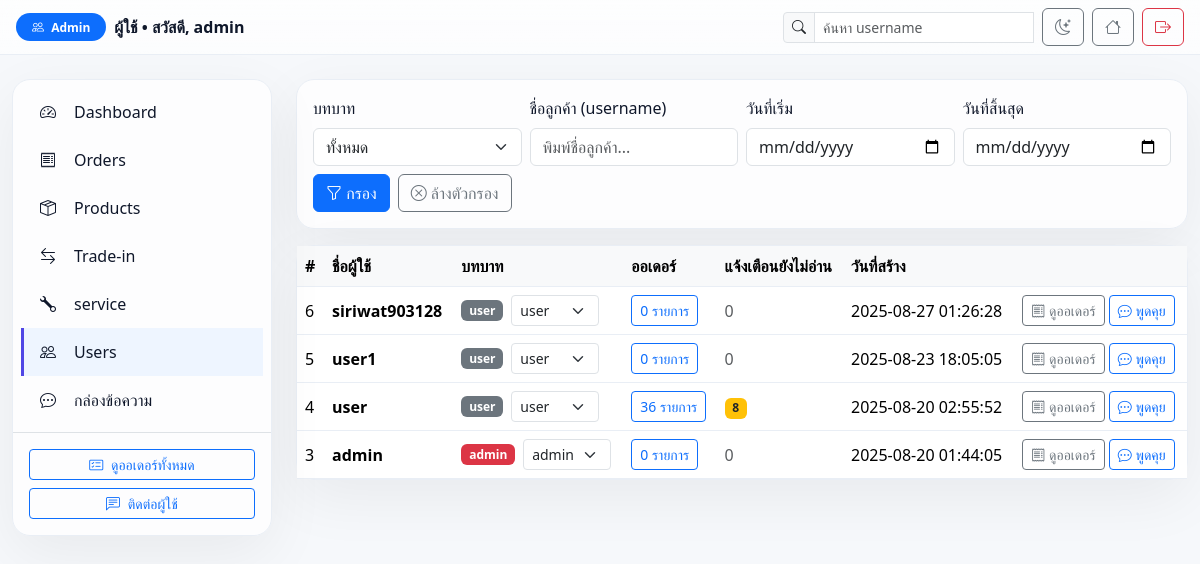
The page /Home/admin/users.php (signed in) on the database as committed earlier.
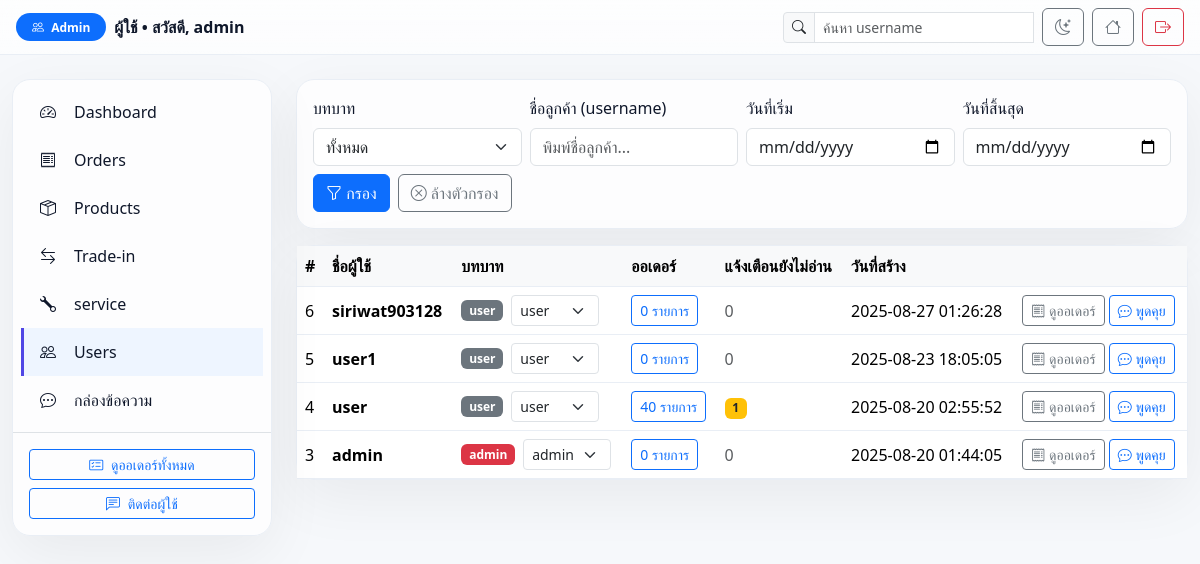
The same page on the database as committed later.
### tables this page shows
CREATE TABLE `users` (
  `id` bigint(20) UNSIGNED NOT NULL,
  `username` varchar(100) NOT NULL,
  `email` varchar(255) NOT NULL,
  `google_id` varchar(64) DEFAULT NULL,
  `provider` enum('local','google') NOT NULL DEFAULT 'local',
  `password_hash` varchar(255) DEFAULT NULL,
  `role` enum('user','admin') DEFAULT 'user',
  `phone` varchar(30) DEFAULT NULL,
  `address` text DEFAULT NULL,
  `profile_pic` varchar(255) DEFAULT NULL,
  `is_active` tinyint(1) NOT NULL DEFAULT 1,
  `created_at` timestamp NOT NULL DEFAULT current_timestamp(),
  `updated_at` timestamp NULL DEFAULT NULL ON UPDATE current_timestamp(),
  `full_name` varchar(150) DEFAULT NULL,
  `avatar` varchar(255) DEFAULT NULL,
  `address_line1` varchar(255) DEFAULT NULL,
  `address_line2` varchar(255) DEFAULT NULL,
  `district` varchar(120) DEFAULT NULL,
  `province` varchar(120) DEFAULT NULL,
  `postcode` varchar(12) DEFAULT NULL
);

### Home/admin/users.php (the view, shortened to what the changed rows need)
<?php
require __DIR__ . '/../includes/db.php';
function h($s){ return htmlspecialchars($s ?? '', ENT_QUOTES, 'UTF-8'); }
$per_page = 10;
$page     = max(1, (int)($_GET['page'] ?? 1));
$offset   = ($page - 1) * $per_page;
$sql = "
  SELECT
    u.id, u.username, u.role, u.created_at,
    (SELECT COUNT(*) FROM orders o WHERE o.user_id=u.id) AS orders_count,
    (SELECT COUNT(*) FROM notifications n WHERE n.user_id=u.id AND n.is_read=0) AS unread_notis
  FROM users u
  WHERE 1=1
";
$params=[]; $types='';
$sql .= " ORDER BY u.created_at DESC LIMIT ? OFFSET ? ";
$params[] = $per_page; $types .= 'i';
$params[] = $offset;   $types .= 'i';
$st = $conn->prepare($sql);
if ($params){ $st->bind_param($types, ...$params); }
$st->execute();
$users = $st->get_result()->fetch_all(MYSQLI_ASSOC);
?>
<!doctype html>
<html lang="th" data-theme="light">
<head>
  <link href="https://cdn.jsdelivr.net/npm/bootstrap@5.3.2/dist/css/bootstrap.min.css" rel="stylesheet">
  <link href="https://cdn.jsdelivr.net/npm/bootstrap-icons/font/bootstrap-icons.css" rel="stylesheet">
</head>
<body>
<div class="container-fluid my-4 app">
  <main class="d-flex flex-column gap-3">
    <div class="glass">
      <div class="table-responsive">
        <table class="table table-hover align-middle mb-0">
          <thead class="table-light">
            <tr>
              <th>#</th>
              <th>ชื่อผู้ใช้</th>
              <th>บทบาท</th>
              <th>ออเดอร์</th>
              <th>แจ้งเตือนยังไม่อ่าน</th>
              <th>วันที่สร้าง</th>
              <th></th>
            </tr>
          </thead>
          <tbody>
            <?php if(empty($users)): ?>
              <tr><td colspan="7" class="text-center text-muted py-4">ไม่พบผู้ใช้</td></tr>
            <?php else: foreach($users as $u):
              $badge = $u['role']==='admin' ? 'danger' : 'secondary';
            ?>
              <tr id="row-<?= (int)$u['id'] ?>">
                <td><?= (int)$u['id'] ?></td>
                <td class="fw-semibold"><?= h($u['username'] ?? ('UID '.$u['id'])) ?></td>
                <td>
                  <div class="d-flex align-items-center gap-2">
                    <span class="badge bg-<?= $badge ?>"><?= h($u['role']) ?></span>
                    <form method="post" class="d-inline">
                      <select name="role" class="form-select form-select-sm" onchange="this.form.submit()">
                        <option value="user"  <?= $u['role']==='user'?'selected':'' ?>>user</option>
                      </select>
                    </form>
                  </div>
                </td>
                <td>
                  <a class="btn btn-sm btn-outline-primary" href="orders.php?status=all&q_user=<?= urlencode($u['username'] ?? '') ?>">
                    <?= (int)($u['orders_count'] ?? 0) ?> รายการ
                  </a>
                </td>
                <td>
                  <?php $unr = (int)($u['unread_notis'] ?? 0); ?>
                  <?php if($unr>0): ?>
                    <span class="badge bg-warning text-dark"><?= $unr ?></span>
                  <?php else: ?>
                    <span class="text-muted">0</span>
                  <?php endif; ?>
                </td>
                <td><?= h($u['created_at'] ?? '-') ?></td>
                <td class="text-nowrap">
                  <a href="orders.php?q_user=<?= urlencode($u['username'] ?? '') ?>" class="btn btn-sm btn-outline-secondary">
                    <i class="bi bi-receipt"></i> ดูออเดอร์
                  </a>
                  <a href="support.php?uid=<?= (int)$u['id'] ?>" class="btn btn-sm btn-outline-primary">
                    <i class="bi bi-chat-dots"></i> พูดคุย
                  </a>
                </td>
              </tr>
            <?php endforeach; endif; ?>
          </tbody>
        </table>
      </div>
    </div>
  </main>
</div>
</body>
</html>

Rows that differ between the two databases and show on the page:
changed users id 4: orders_count "36" → "40"; unr "8" → "1"
